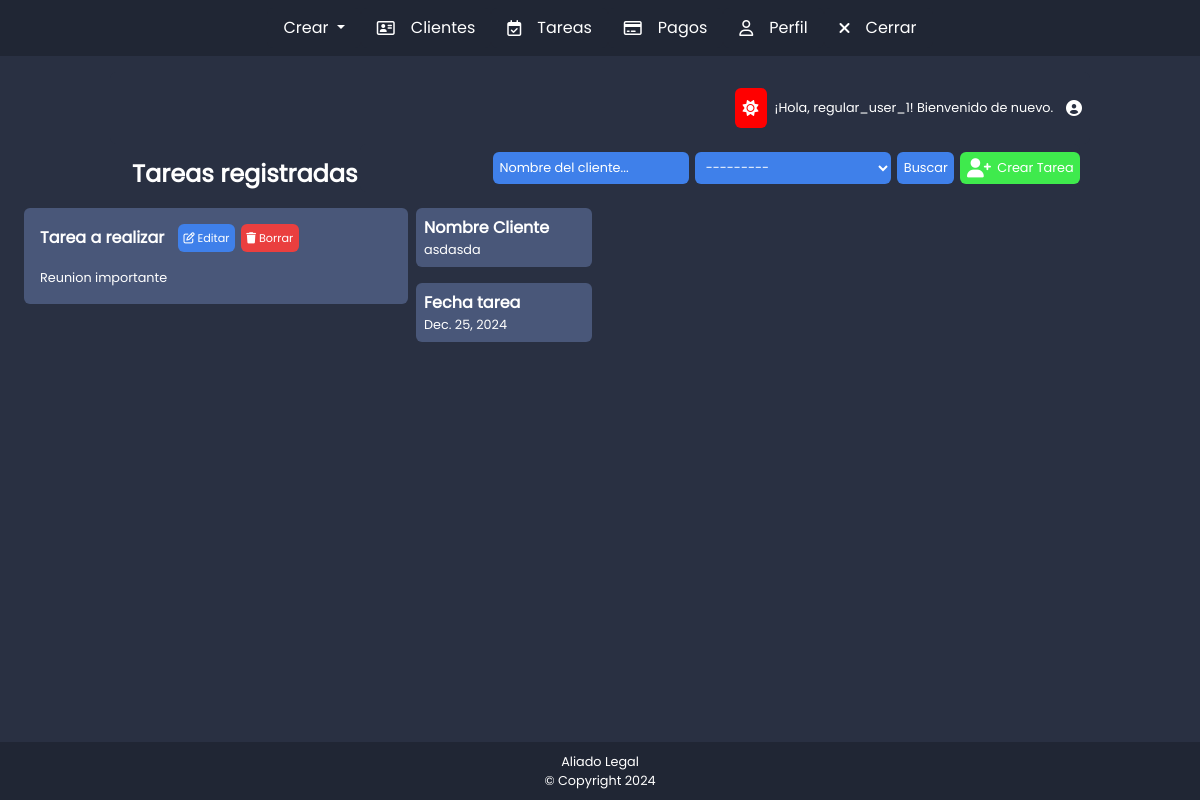
Screenshot of /schedule/ (signed in) with the database file from the repository.
### schedule/models.py (models this page shows, shortened)
class Task(models.Model):
    cliente = models.ForeignKey(Cliente, on_delete=models.CASCADE, related_name='tasks')
    tarea = models.TextField()
    fecha_tarea = models.DateField()
    abogado = models.ForeignKey(User, on_delete=models.CASCADE, related_name='tasks')
    creada_en = models.DateTimeField(auto_now_add=True)
    class Meta:
        ordering = ['fecha_tarea']

### clients/models.py (models this page shows)
class Cliente(models.Model):
    nombres = models.CharField(max_length=255)
    telefono = models.CharField(max_length=15)
    abogado = models.ForeignKey(User, related_name='clientes', on_delete=models.CASCADE)
    def __str__(self):
        return self.nombres

### schedule/views.py (the view)
# urls.py: path('', views.task_list, name='task_list'),
@login_required
def task_list(request):
    if is_moderator(request.user):
        tasks = Task.objects.all()  # Moderadores pueden ver todas las tareas
    else:
        tasks = Task.objects.filter(abogado=request.user)  # Abogados solo ven sus tareas
    form = TaskSearchForm(request.GET, user=request.user)  # Pasamos el usuario al formulario
    if form.is_valid():
        abogado = form.cleaned_data.get('abogado')
        cliente_nombre = form.cleaned_data.get('cliente_nombre')
        fecha_inicio = form.cleaned_data.get('fecha_inicio')
        fecha_fin = form.cleaned_data.get('fecha_fin')
        if abogado:
            tasks = tasks.filter(abogado=abogado)
        if cliente_nombre:
            tasks = tasks.filter(cliente__nombres__icontains=cliente_nombre)
        if fecha_inicio:
            tasks = tasks.filter(fecha_tarea__gte=fecha_inicio)
        if fecha_fin:
            tasks = tasks.filter(fecha_tarea__lte=fecha_fin)
    return render(request, 'task_list.html', {'form': form, 'tasks': tasks})

### schedule/forms.py
class TaskSearchForm(forms.Form):
    abogado = forms.ModelChoiceField(
        queryset=User.objects.none(),
        required=False,
        widget=forms.Select(attrs={'class': 'inputsCrearNuevaTarea'})
    )
    cliente_nombre = forms.CharField(
        max_length=100,
        required=False,
        widget=forms.TextInput(attrs={'class': 'inputsCrearNuevaTarea', 'placeholder': 'Nombre del cliente...'})
    )
    def __init__(self, *args, **kwargs):
        self.user = kwargs.pop('user', None)
        super().__init__(*args, **kwargs)  # Llamar al constructor base de Form
        if self.user:
            if self.user.groups.filter(name='Moderador').exists():
                self.fields['abogado'].queryset = User.objects.filter(groups__name='Usuario Regular')
            elif self.user.groups.filter(name='Usuario Regular').exists():
                self.fields['abogado'].queryset = User.objects.filter(id=self.user.id)

### schedule/views.py (called while the page is built)
def is_moderator(user):
    return user.groups.filter(name="Moderador").exists()

### tariffing/context_processor.py (called while the page is built)
def is_moderator(request):
    if request.user.is_authenticated:
        return {'is_moderator': request.user.groups.filter(name='Moderador').exists()}
    return {'is_moderator': False}

### schedule/templates/task_list.html (shortened to what this page needs)
{% extends 'base.html' %}
{% load static %}
{% block content %}
<link rel="stylesheet" href="{% static 'task_list2.css' %}">
<div class="container-fluid divbody">
    <div class="row">
        <div class="col-1 pruebat1"></div>
        <div class="col-10">
            <div class="row">
                <div class="col-3 divTituloTabla">
                    <p class="tituloClientes">Tareas registradas</p>
                </div>
                <div class="col-9 pruebat2">
                    <form action="" class="formFiltrarNombreNumero">
                        {{ form.cliente_nombre }}
                        {{ form.abogado }}
                        <button type="submit" class="botonEnviarFormularioFiltrar">Buscar</button>
                    </form>
                    <a href="{% url 'schedule:task_create' %}">
                        <button class="botonCrearCliente">
                            <i class="fa-solid fa-user-plus"></i>
                            Crear Tarea
                        </button>
                    </a>
                </div>
            </div>
        </div>
        <div class="col-1 pruebat3"></div>
    </div>
</div>
<div class="container-fluid">
    <div class="row">
        {% for task in tasks %}
        <div class="col-4">
            <div class="box">
                <div class="divtituloTarea">
                    <p class="tituloTarea">Tarea a realizar</p>
                    <a href="{% url 'schedule:task_edit' task.id %}">
                        <button class="botonEditar" title="Editar Nota">
                            <i class="fa-regular fa-pen-to-square"></i>
                            Editar
                        </button>
                    </a>
                    <form action="{% url 'schedule:task_delete' task.id %}" method="post" style="display:inline;">
                        <button type="submit" class="botonEliminar" onclick="return confirm('¿Estás seguro de borrar esta tarea?');">
                            <i class="fa-solid fa-trash"></i>
                            Borrar
                        </button>
                    </form>
                </div>
                <div class="divtextoTarea">
                    <p class="textoTarea">{{ task.tarea }}</p>
                </div>
            </div>
        </div>
        <div class="col-md-2">
            <div class="box">
                <p class="tituloTarea">Nombre Cliente</p>
                <p class="textoTarea">{{ task.cliente }}</p>
            </div>
            <div class="box">
                <p class="tituloTarea">Fecha tarea</p>
                <p class="textoTarea">{{ task.fecha_tarea }}    </p>
            </div>
        </div>
        {% empty %}
        <tr>
            <td colspan="4">No se encontraron tareas.</td>
        </tr>
        {% endfor %}
    </div>
</div>
{% endblock %}

### templates/base.html (shortened to what this page needs)
{% load static %}
<!DOCTYPE html>
<html lang="es">
<head>
    <link rel="stylesheet" href="{% static 'base.css' %}">
</head>
<body>
<div class="containerCreado">
    {% include 'navbar.html' %}
    <main>
        {% if user.is_authenticated %}
        <div class="container-fluid divbody">
            <div class="row">
                <div class="col-1 pruebat1"></div>
                <div class="col-10">
                    <div class="pruebat2">
                        <button class="botonCambioTema"><i class="fa-solid fa-sun"></i></button>
                        <p class="nombreUser">¡Hola, {{ user.username }}! Bienvenido de nuevo.</p>
                        <i class="fa-solid fa-circle-user"></i>
                    </div>
                </div>
                <div class="col-1 pruebat3"></div>
            </div>
        </div>
        {% else %}
            <p>¡Hola! Por favor, inicia sesión.</p>
        {% endif %}
        <div class="container-fluid">
            {% block content %}
            {% endblock %}
        </div>
    </main>
    <footer>
        <center>
            <p class="textoFooter">Aliado Legal</p>
            <p class="textoFooter">© Copyright 2024</p>
        </center>
    </footer>
</div>
</body>
</html>

### static/base.css (style rules this page uses)
.containerCreado { display: grid; min-height: 100vh; grid-template-rows: auto 1fr auto; }
main { background-color: #293042; }
.divbody { background-color: #293042; flex: 1; }
.pruebat1 { background-color: #293042; }
.pruebat2 { display: flex; align-items: center; justify-content: end; background-color: #293042; border-radius: 6px; padding: 0.5em; margin-top: 1em; }
.pruebat3 { background-color: #293042; }
p { margin-bottom: 0rem !important; }
.botonCambioTema { border-style: none; background-color: red; border-radius: 6px; padding: 0.5em; transition: color 0.3s ease-in-out; margin: 0.5em; }
.nombreUser { font-family: "Poppins"; color: white !important; font-weight: 400; font-size: 0.8em; margin-right: 1em; }
.fa-sun, .fa-circle-user { color: white !important; font-size: 1em !important; }
footer { background-color: #202634; color: white; text-align: center; padding: 10px 0; position: relative;; }
.textoFooter { font-family: "Poppins"; color: white !important; font-weight: 400; font-size: 0.8em; }

### static/task_list2.css (style rules this page uses)
.tituloClientes { font-family: "Poppins"; color: white !important; font-weight: 600; font-size: 1.5em; margin-left: 0.5em; text-decoration: none; }
.inputsCrearNuevaTarea { font-family: "Poppins"; color: white !important; font-weight: 400; font-size: 0.8em; margin-left: 0.5em; text-decoration: none; background-color: #3f80ea; border-style: none; border-radius: 6px; padding: 0.5em; width: 70%; transition: background-color 0.3s ease-in-out; }
.inputsCrearNuevaTarea::placeholder { color: white; }
.formFiltrarNombreNumero { display: flex; align-items: center; justify-content: end; }
.botonEnviarFormularioFiltrar { font-family: "Poppins"; color: white !important; font-weight: 400; font-size: 0.8em; margin-left: 0.5em; text-decoration: none; background-color: #3f80ea; border-style: none; border-radius: 6px; padding: 0.5em; transition: background-color 0.3s ease-in-out; }
a { text-decoration: none; }
.botonCrearCliente { display: flex; align-items: center; justify-content: center; gap: 0.5em; font-family: "Poppins"; color: white !important; font-weight: 400; font-size: 0.8em; margin-left: 0.5em; text-decoration: none; background-color: #3fea4d; border-style: none; border-radius: 6px; padding: 0.5em; transition: background-color 0.3s ease-in-out; }
.botonCrearCliente i { margin: 0; }
.divTituloTabla { display: flex; align-items: end; }
.tituloClientes { font-family: "Poppins"; color: white !important; font-weight: 600; font-size: 1.5em; text-decoration: none; }
.row > .col-md-4, .row > .col-md-2 { padding-left: 8px; padding-right: 8px; }
.row { --bs-gutter-x: 0 !important; --bs-gutter-y: 0 !important; }
.box { background-color: #495779; text-align: left; border: 0px ; border-radius: 6px; padding: 0.5em; margin-top: 1em; }
.divtituloTarea { display: flex; align-items: center; justify-content: start; padding: 0.5em; }
.tituloTarea { font-family: "Poppins"; color: white !important; font-weight: 600; font-size: 1em; margin-right: 0.5em; }
.divtextoTarea { display: flex; align-items: center; justify-content: start; padding: 0.5em; text-align: left; }
.textoTarea { font-family: "Poppins"; color: white !important; font-weight: 400; font-size: 0.8em; }
.fa-user-plus, .fa-pen-to-square, .fa-trash { color: white !important; font-size: 1.5em !important; }
.fa-pen-to-square, .fa-trash, .fa-square-check { color: white !important; font-size: 1em !important; }
.botonEditar { font-family: "Poppins"; color: white !important; font-weight: 400; font-size: 0.7em; margin-left: 0.5em; text-decoration: none; background-color: #3f80ea; border-style: none; border-radius: 6px; padding: 0.5em; transition: background-color 0.3s ease-in-out; }
.botonEliminar { font-family: "Poppins"; color: white !important; font-weight: 400; font-size: 0.7em; margin-left: 0.5em; text-decoration: none; background-color: #ea3f3f; border-style: none; border-radius: 6px; padding: 0.5em; transition: background-color 0.3s ease-in-out; }

### rows the page displays
Task: tarea "Reunion importante", cliente "asdasda", fecha_tarea "Dec. 25, 2024"

### other values shown
{{ user.username }} "regular_user_1"
